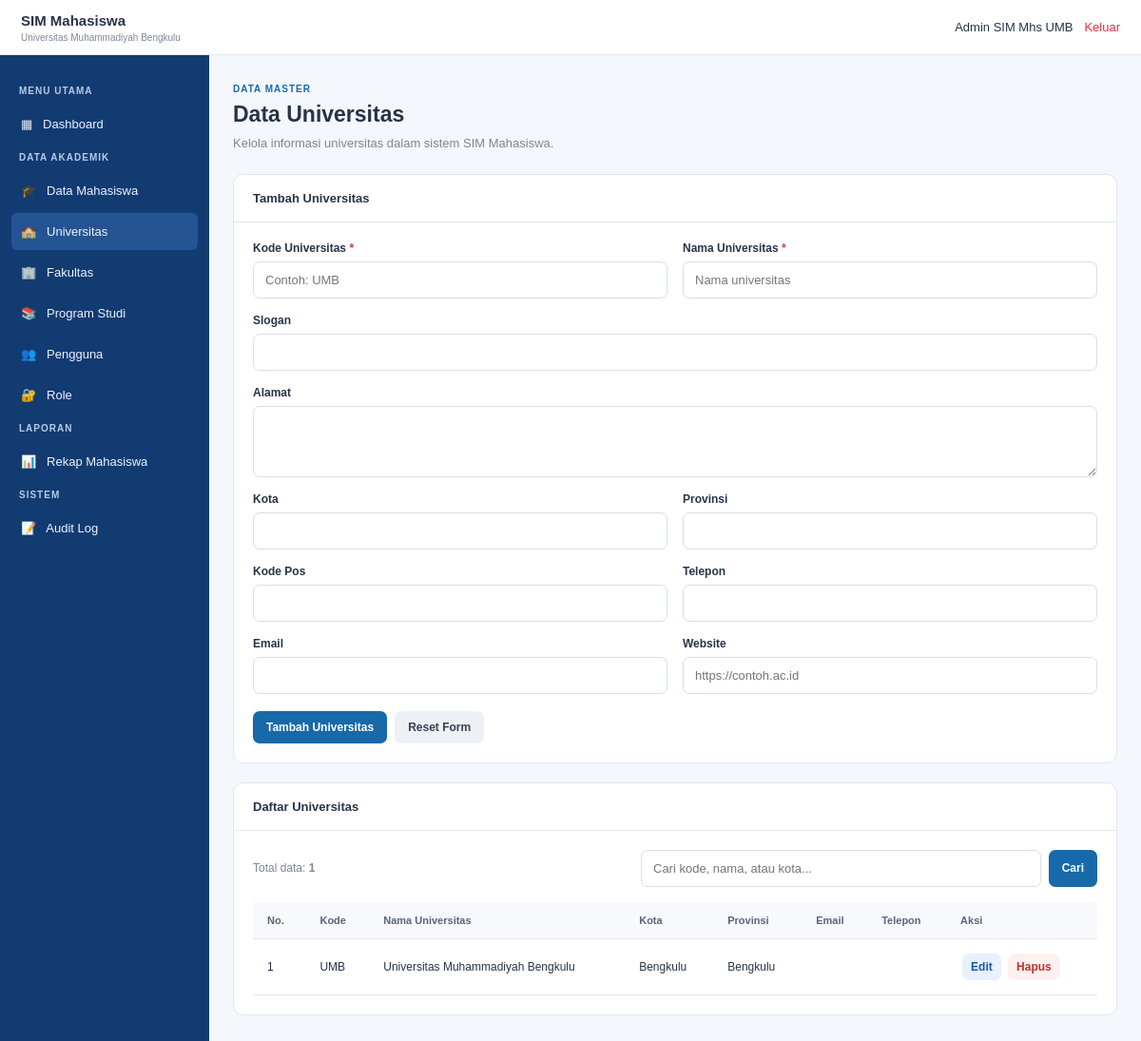
Page /universitas.php (signed in) on the committed database.
### tables this page shows
CREATE TABLE `universitas` (
  `id_universitas` bigint(20) UNSIGNED NOT NULL,
  `kode_universitas` varchar(20) NOT NULL,
  `nama_universitas` varchar(200) NOT NULL,
  `slogan` varchar(255) DEFAULT NULL,
  `alamat` text DEFAULT NULL,
  `kota` varchar(100) DEFAULT NULL,
  `provinsi` varchar(100) DEFAULT NULL,
  `kode_pos` varchar(10) DEFAULT NULL,
  `website` varchar(255) DEFAULT NULL,
  `email` varchar(150) DEFAULT NULL,
  `telepon` varchar(50) DEFAULT NULL,
  `created_at` timestamp NOT NULL DEFAULT current_timestamp(),
  `updated_at` timestamp NOT NULL DEFAULT current_timestamp() ON UPDATE current_timestamp()
);

### auth.php (called while the page is built, shortened)
<?php
function e($value)
{
    return htmlspecialchars(
        (string) $value,
        ENT_QUOTES,
        'UTF-8'
    );
}

### universitas.php (the view, shortened to what this page needs)
<?php
require_once __DIR__ . '/koneksi.php';
require_once __DIR__ . '/auth.php';
$mode = 'tambah';
$data = array(
    'id_universitas' => '',
    'kode_universitas' => '',
    'nama_universitas' => '',
    'slogan' => '',
    'alamat' => '',
    'kota' => '',
    'provinsi' => '',
    'kode_pos' => '',
    'website' => '',
    'email' => '',
    'telepon' => ''
);
$cari = isset($_GET['cari']) && is_string($_GET['cari'])
    ? trim($_GET['cari'])
    : '';
if ($cari !== '') {
    $keyword = '%' . $cari . '%';
    $stmt = $conn->prepare(
        "SELECT id_universitas, kode_universitas,
                nama_universitas, kota, provinsi, email, telepon
         FROM universitas
         WHERE kode_universitas LIKE ?
            OR nama_universitas LIKE ?
            OR kota LIKE ?
         ORDER BY id_universitas DESC"
    );
    if ($stmt) {
        $stmt->bind_param('sss', $keyword, $keyword, $keyword);
        $stmt->execute();
        $result = $stmt->get_result();
    } else {
        $result = false;
        $error = 'Gagal melakukan pencarian data.';
    }
} else {
    $stmt = $conn->prepare(
        "SELECT id_universitas, kode_universitas,
                nama_universitas, kota, provinsi, email, telepon
         FROM universitas
         ORDER BY id_universitas DESC"
    );
    if ($stmt) {
        $stmt->execute();
        $result = $stmt->get_result();
    } else {
        $result = false;
        $error = 'Gagal mengambil daftar universitas.';
    }
}
$universitas = array();
if ($result) {
    while ($row = $result->fetch_assoc()) {
        $universitas[] = $row;
    }
}
?>
<!DOCTYPE html>
<html lang="id">
<head>
</head>
<body>
<header class="topbar">
    <div class="brand">
        SIM Mahasiswa
        <small>Universitas Muhammadiyah Bengkulu</small>
    </div>
    <div class="top-right">
        <span><?php echo e(isset($_SESSION['nama_lengkap']) ? $_SESSION['nama_lengkap'] : 'Admin'); ?></span>
        <a href="logout.php">Keluar</a>
    </div>
</header>
<aside class="sidebar">
    <div class="menu-heading">MENU UTAMA</div>
    <a class="nav-link" href="dashboard.php">▦ &nbsp; Dashboard</a>
    <div class="menu-heading">DATA AKADEMIK</div>
    <a class="nav-link" href="mahasiswa.php">🎓 &nbsp; Data Mahasiswa</a>
    <a class="nav-link active" href="universitas.php">🏫 &nbsp; Universitas</a>
    <a class="nav-link" href="fakultas.php">🏢 &nbsp; Fakultas</a>
    <a class="nav-link" href="program_studi.php">📚 &nbsp; Program Studi</a>
    <a class="nav-link" href="pengguna.php">👥 &nbsp; Pengguna</a>
    <a class="nav-link" href="role.php">🔐 &nbsp; Role</a>
    <div class="menu-heading">LAPORAN</div>
    <a class="nav-link" href="rekap_mahasiswa.php">📊 &nbsp; Rekap Mahasiswa</a>
    <div class="menu-heading">SISTEM</div>
    <a class="nav-link" href="audit_log.php">📝 &nbsp; Audit Log</a>
</aside>
<main class="main">
    <div class="page-label">DATA MASTER</div>
    <h1>Data Universitas</h1>
    <div class="subtitle">
        Kelola informasi universitas dalam sistem SIM Mahasiswa.
    </div>
    <section class="panel">
        <div class="panel-heading">
            <?php echo $mode === 'edit' ? 'Edit Universitas' : 'Tambah Universitas'; ?>
        </div>
        <div class="panel-body">
            <form method="post" action="universitas.php">
                <div class="form-grid">
                    <div class="form-group">
                        <label for="kode_universitas">
                            Kode Universitas <span class="required">*</span>
                        </label>
                        <input id="kode_universitas" name="kode_universitas"
                            maxlength="20" required
                            value="<?php echo e($data['kode_universitas']); ?>"
                            placeholder="Contoh: UMB">
                    </div>
                    <div class="form-group">
                        <label for="nama_universitas">
                            Nama Universitas <span class="required">*</span>
                        </label>
                        <input id="nama_universitas" name="nama_universitas"
                            maxlength="200" required
                            value="<?php echo e($data['nama_universitas']); ?>"
                            placeholder="Nama universitas">
                    </div>
                    <div class="form-group full">
                        <label for="slogan">Slogan</label>
                        <input id="slogan" name="slogan" maxlength="255"
                            value="<?php echo e($data['slogan']); ?>">
                    </div>
                    <div class="form-group full">
                        <label for="alamat">Alamat</label>
                        <textarea id="alamat" name="alamat"><?php echo e($data['alamat']); ?></textarea>
                    </div>
                    <div class="form-group">
                        <label for="kota">Kota</label>
                        <input id="kota" name="kota" maxlength="100"
                            value="<?php echo e($data['kota']); ?>">
                    </div>
                    <div class="form-group">
                        <label for="provinsi">Provinsi</label>
                        <input id="provinsi" name="provinsi" maxlength="100"
                            value="<?php echo e($data['provinsi']); ?>">
                    </div>
                    <div class="form-group">
                        <label for="kode_pos">Kode Pos</label>
                        <input id="kode_pos" name="kode_pos" maxlength="10"
                            value="<?php echo e($data['kode_pos']); ?>">
                    </div>
                    <div class="form-group">
                        <label for="telepon">Telepon</label>
                        <input id="telepon" name="telepon" maxlength="50"
                            value="<?php echo e($data['telepon']); ?>">
                    </div>
                    <div class="form-group">
                        <label for="email">Email</label>
                        <input id="email" type="email" name="email" maxlength="150"
                            value="<?php echo e($data['email']); ?>">
                    </div>
                    <div class="form-group">
                        <label for="website">Website</label>
                        <input id="website" type="url" name="website" maxlength="255"
                            value="<?php echo e($data['website']); ?>"
                            placeholder="https://contoh.ac.id">
                    </div>
                </div>
                <div class="actions">
                    <button class="btn btn-primary" type="submit">
                        <?php echo $mode === 'edit' ? 'Simpan Perubahan' : 'Tambah Universitas'; ?>
                    </button>
                    <?php if ($mode === 'edit'): ?>
                        <a class="btn btn-light" href="universitas.php">Batal</a>
                    <?php else: ?>
                        <button class="btn btn-light" type="reset">Reset Form</button>
                    <?php endif; ?>
                </div>
            </form>
        </div>
    </section>
    <section class="panel">
        <div class="panel-heading">Daftar Universitas</div>
        <div class="panel-body">
            <div class="toolbar">
                <div class="count">
                    Total data: <strong><?php echo count($universitas); ?></strong>
                </div>
                <form class="search-form" method="get" action="universitas.php">
                    <input type="search" name="cari"
                        placeholder="Cari kode, nama, atau kota..."
                        value="<?php echo e($cari); ?>">
                    <button class="btn btn-primary" type="submit">Cari</button>
                </form>
            </div>
            <div class="table-wrap">
                <table>
                    <thead>
                        <tr>
                            <th>No.</th>
                            <th>Kode</th>
                            <th>Nama Universitas</th>
                            <th>Kota</th>
                            <th>Provinsi</th>
                            <th>Email</th>
                            <th>Telepon</th>
                            <th>Aksi</th>
                        </tr>
                    </thead>
                    <tbody>
                    <?php if (count($universitas) > 0): ?>
                        <?php foreach ($universitas as $i => $u): ?>
                            <tr>
                                <td><?php echo $i + 1; ?></td>
                                <td><?php echo e($u['kode_universitas']); ?></td>
                                <td><?php echo e($u['nama_universitas']); ?></td>
                                <td><?php echo e($u['kota']); ?></td>
                                <td><?php echo e($u['provinsi']); ?></td>
                                <td><?php echo e($u['email']); ?></td>
                                <td><?php echo e($u['telepon']); ?></td>
                                <td>
                                    <a class="btn btn-edit"
                                       href="universitas.php?edit=<?php echo (int) $u['id_universitas']; ?>">
                                        Edit
                                    </a>
                                    <form class="inline-form" method="post"
                                        action="universitas.php"
                                        onsubmit="return confirm('Yakin ingin menghapus data universitas ini?');">
                                        <button type="submit" class="btn btn-delete">
                                            Hapus
                                        </button>
                                    </form>
                                </td>
                            </tr>
                        <?php endforeach; ?>
                    <?php endif; ?>
                    </tbody>
                </table>
            </div>
        </div>
    </section>
</main>
</body>
</html>

### universitas.php (style rules this page uses)
* { box-sizing: border-box; margin: 0; padding: 0; }
:root { --blue-dark: #123b72; --blue: #1769aa; --blue-hover: #245493; --blue-light: #e8f2ff; --background: #f4f7fb; --border: #e1e8f0; --text: #263449; --muted: #7c8797; }
body { font-family: Arial, Helvetica, sans-serif; background: var(--background); color: var(--text); font-size: 13px; }
.topbar { height: 58px; position: fixed; z-index: 100; top: 0; left: 0; right: 0; display: flex; justify-content: space-between; align-items: center; padding: 0 22px; background: white; border-bottom: 1px solid var(--border); }
.brand { font-size: 15px; font-weight: bold; }
.brand small { display: block; color: var(--muted); font-size: 10px; font-weight: normal; margin-top: 4px; }
.top-right { display: flex; align-items: center; gap: 12px; }
.top-right a { color: #dc3545; text-decoration: none; }
.sidebar { width: 220px; position: fixed; top: 58px; bottom: 0; left: 0; overflow-y: auto; background: var(--blue-dark); padding: 22px 12px; }
.menu-heading { color: #b7cbe6; font-size: 10px; font-weight: bold; letter-spacing: 1px; margin: 10px 8px; }
.nav-link { display: block; color: #edf4ff; padding: 12px 10px; border-radius: 6px; text-decoration: none; margin-bottom: 4px; }
.nav-link:hover, .nav-link.active { background: var(--blue-hover); }
.main { margin-left: 220px; padding: 88px 25px 30px; min-height: 100vh; }
.page-label { color: var(--blue); font-size: 10px; font-weight: bold; letter-spacing: 1px; margin-bottom: 8px; }
h1 { font-size: 23px; margin-bottom: 7px; }
.subtitle { color: var(--muted); margin-bottom: 22px; line-height: 1.5; }
.panel { background: white; border: 1px solid var(--border); border-radius: 11px; margin-bottom: 20px; overflow: hidden; }
.panel-heading { padding: 17px 20px; font-weight: bold; border-bottom: 1px solid var(--border); }
.panel-body { padding: 20px; }
.form-grid { display: grid; grid-template-columns: repeat(2, minmax(0, 1fr)); gap: 16px; }
.form-group { display: flex; flex-direction: column; gap: 7px; }
.form-group.full { grid-column: 1 / -1; }
label { font-size: 12px; font-weight: bold; }
.required { color: #dc3545; }
input, textarea { width: 100%; padding: 11px 12px; border: 1px solid #d5deea; border-radius: 7px; font: inherit; background: white; color: var(--text); }
textarea { min-height: 75px; resize: vertical; }
.actions { display: flex; gap: 8px; margin-top: 18px; flex-wrap: wrap; }
.btn { display: inline-block; border: 0; border-radius: 7px; padding: 10px 14px; text-decoration: none; cursor: pointer; font-size: 12px; font-weight: bold; }
.btn-primary { background: var(--blue); color: white; }
.btn-light { background: #edf1f6; color: #344054; }
.btn-edit { background: #e7f1ff; color: #1759a5; }
.btn-delete { background: #fff0f0; color: #bd3030; }
.toolbar { display: flex; justify-content: space-between; gap: 12px; align-items: center; margin-bottom: 16px; flex-wrap: wrap; }
.search-form { display: flex; gap: 8px; max-width: 480px; flex: 1; }
.search-form input { min-width: 120px; }
.table-wrap { overflow-x: auto; }
table { width: 100%; border-collapse: collapse; white-space: nowrap; }
th, td { text-align: left; padding: 13px 15px; border-bottom: 1px solid var(--border); }
th { background: #f7f9fc; color: #596579; font-size: 11px; }
td { font-size: 12px; }
td .btn { padding: 7px 9px; margin: 2px; }
.inline-form { display: inline; }
.count { color: var(--muted); font-size: 12px; }

### rows in the picture
universitas: kode_universitas "UMB", nama_universitas "Universitas Muhammadiyah Bengkulu", kota "Bengkulu", provinsi "Bengkulu"

### other values in the picture
isset($_SESSION['nama_lengkap']) ? $_SESSION['nama_lengkap'] : 'Admin' "Admin SIM Mhs UMB"
count($universitas) "1"
